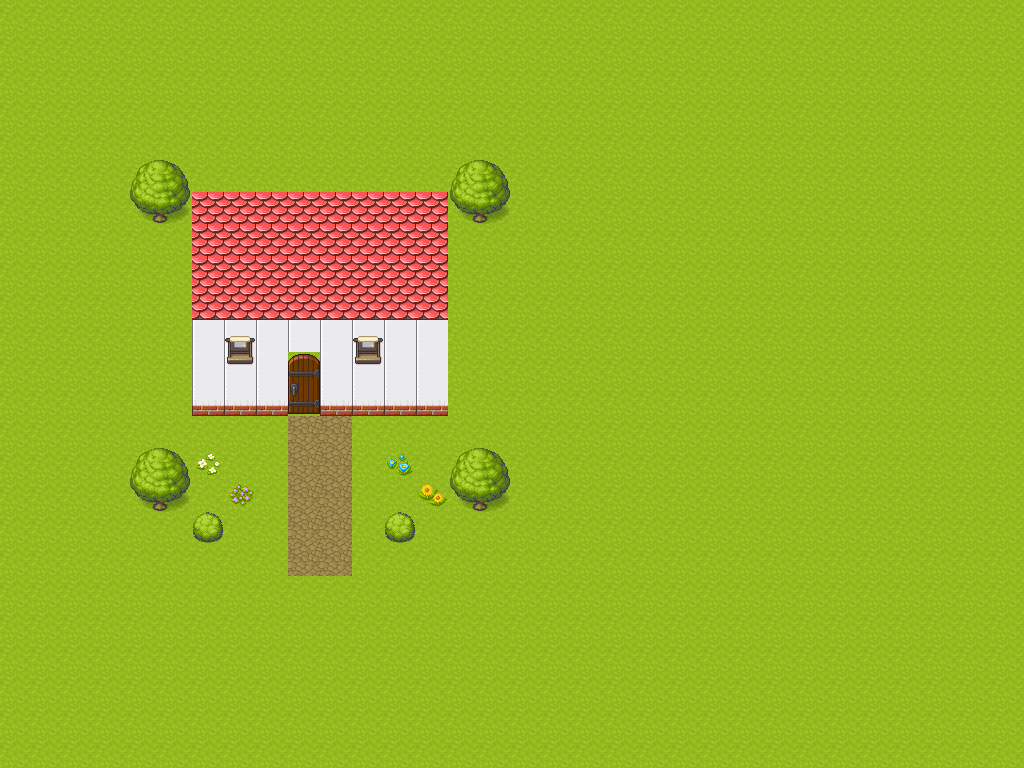

This is a level from a 2D game, rendered from its Tiled map with the project's own tilesets. A one-line summary and the complete map file follow:
An orthogonal 32x24 tile map with 32x32 px tiles, 3 tile layers (Ground, House, Decoration) and 3 objects (3x Collision).

<map version="1.10" tiledversion="1.12.2" orientation="orthogonal" renderorder="right-down" width="32" height="24" tilewidth="32" tileheight="32" infinite="0" nextlayerid="5" nextobjectid="4">
 <tileset firstgid="1" source="base.tsx" />
 <layer id="1" name="Ground" width="32" height="24">
  <data encoding="csv">
1,1,1,1,1,1,1,1,1,1,1,1,1,1,1,1,1,1,1,1,1,1,1,1,1,1,1,1,1,1,1,1,
1,1,1,1,1,1,1,1,1,1,1,1,1,1,1,1,1,1,1,1,1,1,1,1,1,1,1,1,1,1,1,1,
1,1,1,1,1,1,1,1,1,1,1,1,1,1,1,1,1,1,1,1,1,1,1,1,1,1,1,1,1,1,1,1,
1,1,1,1,1,1,1,1,1,1,1,1,1,1,1,1,1,1,1,1,1,1,1,1,1,1,1,1,1,1,1,1,
1,1,1,1,1,1,1,1,1,1,1,1,1,1,1,1,1,1,1,1,1,1,1,1,1,1,1,1,1,1,1,1,
1,1,1,1,1,1,1,1,1,1,1,1,1,1,1,1,1,1,1,1,1,1,1,1,1,1,1,1,1,1,1,1,
1,1,1,1,1,1,1,1,1,1,1,1,1,1,1,1,1,1,1,1,1,1,1,1,1,1,1,1,1,1,1,1,
1,1,1,1,1,1,1,1,1,1,1,1,1,1,1,1,1,1,1,1,1,1,1,1,1,1,1,1,1,1,1,1,
1,1,1,1,1,1,1,1,1,1,1,1,1,1,1,1,1,1,1,1,1,1,1,1,1,1,1,1,1,1,1,1,
1,1,1,1,1,1,1,1,1,1,1,1,1,1,1,1,1,1,1,1,1,1,1,1,1,1,1,1,1,1,1,1,
1,1,1,1,1,1,1,1,1,1,1,1,1,1,1,1,1,1,1,1,1,1,1,1,1,1,1,1,1,1,1,1,
1,1,1,1,1,1,1,1,1,1,1,1,1,1,1,1,1,1,1,1,1,1,1,1,1,1,1,1,1,1,1,1,
1,1,1,1,1,1,1,1,1,1,1,1,1,1,1,1,1,1,1,1,1,1,1,1,1,1,1,1,1,1,1,1,
1,1,1,1,1,1,1,1,1,6,6,1,1,1,1,1,1,1,1,1,1,1,1,1,1,1,1,1,1,1,1,1,
1,1,1,1,1,1,1,1,1,6,6,1,1,1,1,1,1,1,1,1,1,1,1,1,1,1,1,1,1,1,1,1,
1,1,1,1,1,1,1,1,1,6,6,1,1,1,1,1,1,1,1,1,1,1,1,1,1,1,1,1,1,1,1,1,
1,1,1,1,1,1,1,1,1,6,6,1,1,1,1,1,1,1,1,1,1,1,1,1,1,1,1,1,1,1,1,1,
1,1,1,1,1,1,1,1,1,6,6,1,1,1,1,1,1,1,1,1,1,1,1,1,1,1,1,1,1,1,1,1,
1,1,1,1,1,1,1,1,1,1,1,1,1,1,1,1,1,1,1,1,1,1,1,1,1,1,1,1,1,1,1,1,
1,1,1,1,1,1,1,1,1,1,1,1,1,1,1,1,1,1,1,1,1,1,1,1,1,1,1,1,1,1,1,1,
1,1,1,1,1,1,1,1,1,1,1,1,1,1,1,1,1,1,1,1,1,1,1,1,1,1,1,1,1,1,1,1,
1,1,1,1,1,1,1,1,1,1,1,1,1,1,1,1,1,1,1,1,1,1,1,1,1,1,1,1,1,1,1,1,
1,1,1,1,1,1,1,1,1,1,1,1,1,1,1,1,1,1,1,1,1,1,1,1,1,1,1,1,1,1,1,1,
1,1,1,1,1,1,1,1,1,1,1,1,1,1,1,1,1,1,1,1,1,1,1,1,1,1,1,1,1,1,1,1
</data>
 </layer>
 <layer id="2" name="House" width="32" height="24">
  <data encoding="csv">
0,0,0,0,0,0,0,0,0,0,0,0,0,0,0,0,0,0,0,0,0,0,0,0,0,0,0,0,0,0,0,0,
0,0,0,0,0,0,0,0,0,0,0,0,0,0,0,0,0,0,0,0,0,0,0,0,0,0,0,0,0,0,0,0,
0,0,0,0,0,0,0,0,0,0,0,0,0,0,0,0,0,0,0,0,0,0,0,0,0,0,0,0,0,0,0,0,
0,0,0,0,0,0,0,0,0,0,0,0,0,0,0,0,0,0,0,0,0,0,0,0,0,0,0,0,0,0,0,0,
0,0,0,0,0,0,0,0,0,0,0,0,0,0,0,0,0,0,0,0,0,0,0,0,0,0,0,0,0,0,0,0,
0,0,0,0,0,0,0,0,0,0,0,0,0,0,0,0,0,0,0,0,0,0,0,0,0,0,0,0,0,0,0,0,
0,0,0,0,0,0,580,580,580,580,580,580,580,580,0,0,0,0,0,0,0,0,0,0,0,0,0,0,0,0,0,0,
0,0,0,0,0,0,580,580,580,580,580,580,580,580,0,0,0,0,0,0,0,0,0,0,0,0,0,0,0,0,0,0,
0,0,0,0,0,0,580,580,580,580,580,580,580,580,0,0,0,0,0,0,0,0,0,0,0,0,0,0,0,0,0,0,
0,0,0,0,0,0,588,588,588,588,588,588,588,588,0,0,0,0,0,0,0,0,0,0,0,0,0,0,0,0,0,0,
0,0,0,0,0,0,385,385,385,385,385,385,385,385,0,0,0,0,0,0,0,0,0,0,0,0,0,0,0,0,0,0,
0,0,0,0,0,0,385,385,385,392,385,385,385,385,0,0,0,0,0,0,0,0,0,0,0,0,0,0,0,0,0,0,
0,0,0,0,0,0,393,393,393,400,393,393,393,393,0,0,0,0,0,0,0,0,0,0,0,0,0,0,0,0,0,0,
0,0,0,0,0,0,0,0,0,0,0,0,0,0,0,0,0,0,0,0,0,0,0,0,0,0,0,0,0,0,0,0,
0,0,0,0,0,0,0,0,0,0,0,0,0,0,0,0,0,0,0,0,0,0,0,0,0,0,0,0,0,0,0,0,
0,0,0,0,0,0,0,0,0,0,0,0,0,0,0,0,0,0,0,0,0,0,0,0,0,0,0,0,0,0,0,0,
0,0,0,0,0,0,0,0,0,0,0,0,0,0,0,0,0,0,0,0,0,0,0,0,0,0,0,0,0,0,0,0,
0,0,0,0,0,0,0,0,0,0,0,0,0,0,0,0,0,0,0,0,0,0,0,0,0,0,0,0,0,0,0,0,
0,0,0,0,0,0,0,0,0,0,0,0,0,0,0,0,0,0,0,0,0,0,0,0,0,0,0,0,0,0,0,0,
0,0,0,0,0,0,0,0,0,0,0,0,0,0,0,0,0,0,0,0,0,0,0,0,0,0,0,0,0,0,0,0,
0,0,0,0,0,0,0,0,0,0,0,0,0,0,0,0,0,0,0,0,0,0,0,0,0,0,0,0,0,0,0,0,
0,0,0,0,0,0,0,0,0,0,0,0,0,0,0,0,0,0,0,0,0,0,0,0,0,0,0,0,0,0,0,0,
0,0,0,0,0,0,0,0,0,0,0,0,0,0,0,0,0,0,0,0,0,0,0,0,0,0,0,0,0,0,0,0,
0,0,0,0,0,0,0,0,0,0,0,0,0,0,0,0,0,0,0,0,0,0,0,0,0,0,0,0,0,0,0,0
</data>
 </layer>
 <layer id="3" name="Decoration" width="32" height="24">
  <data encoding="csv">
0,0,0,0,0,0,0,0,0,0,0,0,0,0,0,0,0,0,0,0,0,0,0,0,0,0,0,0,0,0,0,0,
0,0,0,0,0,0,0,0,0,0,0,0,0,0,0,0,0,0,0,0,0,0,0,0,0,0,0,0,0,0,0,0,
0,0,0,0,0,0,0,0,0,0,0,0,0,0,0,0,0,0,0,0,0,0,0,0,0,0,0,0,0,0,0,0,
0,0,0,0,0,0,0,0,0,0,0,0,0,0,0,0,0,0,0,0,0,0,0,0,0,0,0,0,0,0,0,0,
0,0,0,0,0,0,0,0,0,0,0,0,0,0,0,0,0,0,0,0,0,0,0,0,0,0,0,0,0,0,0,0,
0,0,0,0,9,10,0,0,0,0,0,0,0,0,9,10,0,0,0,0,0,0,0,0,0,0,0,0,0,0,0,0,
0,0,0,0,17,18,0,0,0,0,0,0,0,0,17,18,0,0,0,0,0,0,0,0,0,0,0,0,0,0,0,0,
0,0,0,0,0,0,0,0,0,0,0,0,0,0,0,0,0,0,0,0,0,0,0,0,0,0,0,0,0,0,0,0,
0,0,0,0,0,0,0,0,0,0,0,0,0,0,0,0,0,0,0,0,0,0,0,0,0,0,0,0,0,0,0,0,
0,0,0,0,0,0,0,0,0,0,0,0,0,0,0,0,0,0,0,0,0,0,0,0,0,0,0,0,0,0,0,0,
0,0,0,0,0,0,0,597,0,0,0,597,0,0,0,0,0,0,0,0,0,0,0,0,0,0,0,0,0,0,0,0,
0,0,0,0,0,0,0,605,0,0,0,605,0,0,0,0,0,0,0,0,0,0,0,0,0,0,0,0,0,0,0,0,
0,0,0,0,0,0,0,0,0,0,0,0,0,0,0,0,0,0,0,0,0,0,0,0,0,0,0,0,0,0,0,0,
0,0,0,0,0,0,0,0,0,0,0,0,0,0,0,0,0,0,0,0,0,0,0,0,0,0,0,0,0,0,0,0,
0,0,0,0,9,10,53,0,0,0,0,0,55,0,9,10,0,0,0,0,0,0,0,0,0,0,0,0,0,0,0,0,
0,0,0,0,17,18,0,54,0,0,0,0,0,56,17,18,0,0,0,0,0,0,0,0,0,0,0,0,0,0,0,0,
0,0,0,0,0,0,41,0,0,0,0,0,41,0,0,0,0,0,0,0,0,0,0,0,0,0,0,0,0,0,0,0,
0,0,0,0,0,0,0,0,0,0,0,0,0,0,0,0,0,0,0,0,0,0,0,0,0,0,0,0,0,0,0,0,
0,0,0,0,0,0,0,0,0,0,0,0,0,0,0,0,0,0,0,0,0,0,0,0,0,0,0,0,0,0,0,0,
0,0,0,0,0,0,0,0,0,0,0,0,0,0,0,0,0,0,0,0,0,0,0,0,0,0,0,0,0,0,0,0,
0,0,0,0,0,0,0,0,0,0,0,0,0,0,0,0,0,0,0,0,0,0,0,0,0,0,0,0,0,0,0,0,
0,0,0,0,0,0,0,0,0,0,0,0,0,0,0,0,0,0,0,0,0,0,0,0,0,0,0,0,0,0,0,0,
0,0,0,0,0,0,0,0,0,0,0,0,0,0,0,0,0,0,0,0,0,0,0,0,0,0,0,0,0,0,0,0,
0,0,0,0,0,0,0,0,0,0,0,0,0,0,0,0,0,0,0,0,0,0,0,0,0,0,0,0,0,0,0,0
</data>
 </layer>
 <objectgroup id="4" name="Collisions" visible="0">
  <object id="1" name="House body" type="Collision" x="192" y="192" width="256" height="192">
   <properties>
    <property name="collision" type="bool" value="true" />
   </properties>
  </object>
  <object id="2" name="Left facade" type="Collision" x="192" y="384" width="96" height="32">
   <properties>
    <property name="collision" type="bool" value="true" />
   </properties>
  </object>
  <object id="3" name="Right facade" type="Collision" x="320" y="384" width="128" height="32">
   <properties>
    <property name="collision" type="bool" value="true" />
   </properties>
  </object>
 </objectgroup>
</map>
